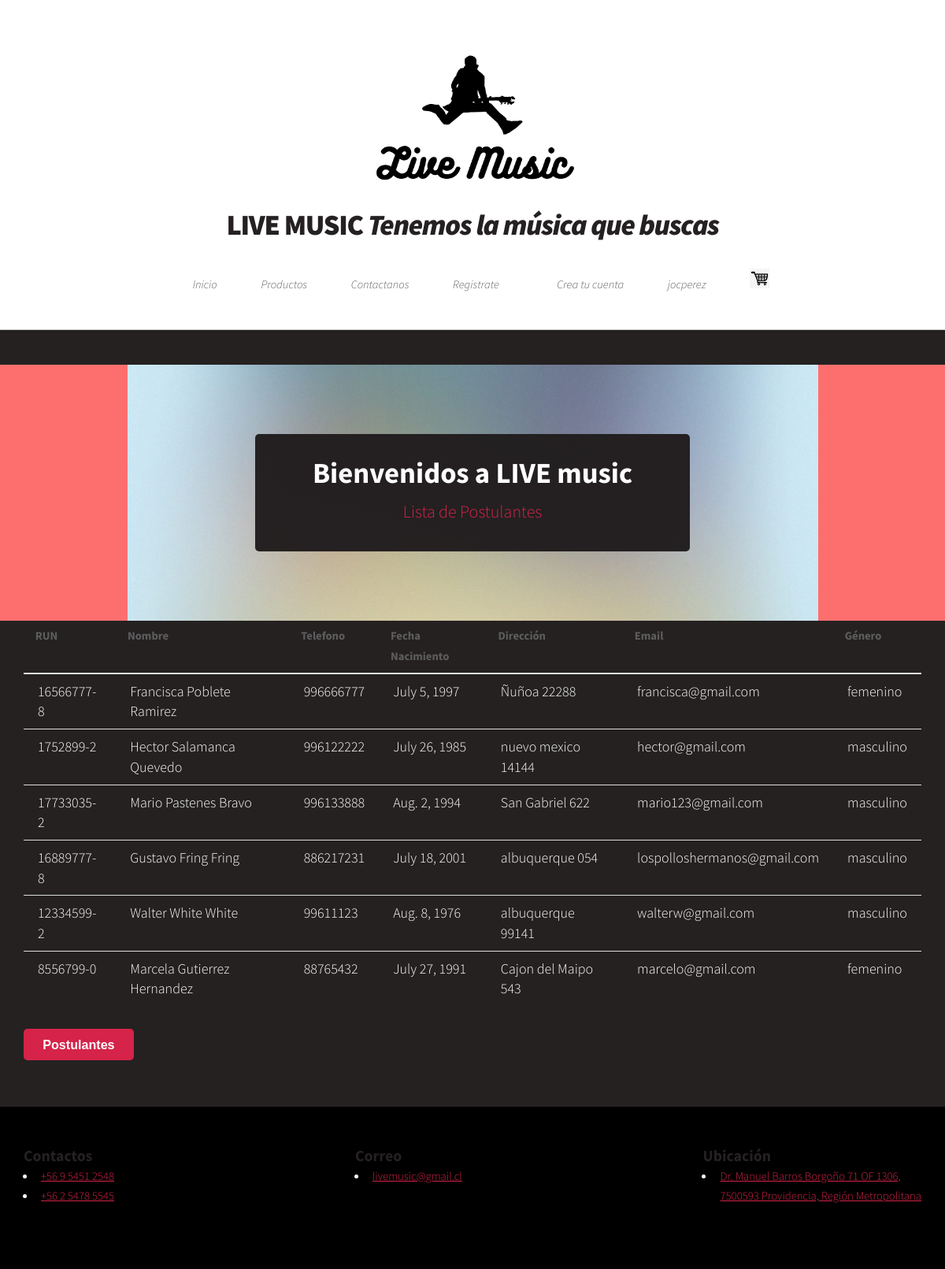
Page /listadoSQL (signed in) on the committed database.
### demo/models.py (models this page shows, shortened)
class Postulante(models.Model):
    rut              = models.CharField(primary_key=True, max_length=10)
    nombre           = models.CharField(max_length=20)
    apellido_paterno = models.CharField(max_length=20)
    apellido_materno = models.CharField(max_length=20)
    fecha_nacimiento = models.DateField(blank=False, null=False)
    id_genero        = models.ForeignKey('Genero',on_delete=models.CASCADE, db_column='idGenero')
    telefono         = models.CharField(max_length=45)
    email            = models.EmailField(unique=True, max_length=100, blank=True, null=True)
    direccion        = models.CharField(max_length=50, blank=True, null=True)
    activo           = models.IntegerField()
    def __str__(self):
        return str(self.nombre)+" "+str(self.apellido_paterno)

class Genero(models.Model):
    id_genero  = models.AutoField(db_column='idGenero', primary_key=True)
    genero     = models.CharField(max_length=20, blank=False, null=False)

### demo/views.py (the view)
# urls.py: path('listadoSQL', views.listadoSQL, name='listadoSQL'),
def listadoSQL(request):
    demo = Postulante.objects.all()
    print(demo)
    context={"demo": demo}
    return render(request, 'demo/listadoSQL.html', context)

### demo/templates/demo/listadoSQL.html (shortened to what this page needs)
{% extends "demo/base.html" %}
{%block content %}
          <section id="banner">
            <header>
                <h2>Bienvenidos a LIVE music</h2>
                <p> Lista de Postulantes</p>
            </header>
        </section>
  <section >
        <div class="container" >
            <table class="table table-striped table-dark">
                      {%if demo%}
              <thead>
                <tr>
                  <th scope="col">RUN</th>
                  <th scope="col">Nombre</th>
                  <th scope="col">Telefono</th>
                  <th scope="col">Fecha Nacimiento</th>
                  <th scope="col">Dirección</th>
                  <th scope="col">Email</th>
                  <th scope="col">Género</th>
                </tr>
              </thead>
              <tbody>
                  {% for postulante in demo %}
                  <tr>
                      <td>{{postulante.rut}}</td>
                      <td>{{postulante.nombre}} {{postulante.apellido_paterno}} {{postulante.apellido_materno}}</td>
                      <td>{{postulante.telefono}}</td>
                      <td>{{postulante.fecha_nacimiento}}</td>
                      <td>{{postulante.direccion}}</td>
                      <td>{{postulante.email}}</td>
                      <td>{{postulante.id_genero.genero}}</td>
                  </tr>
                  {% endfor %}
              {% endif %}
              </tbody>
            </table>
            <a href="{% url 'crud'%}">
              <button class ="btn btn-info">Postulantes</button>
              <br><br>
              </a>
  </section>
    {%endblock%}

### demo/templates/demo/base.html (shortened to what this page needs)
{% load static %}
<!DOCTYPE HTML>
<html>
	<head>
		<link rel="stylesheet" href={% static "/css/main.css" %} />
	</head>
	<div id="page-wrapper">
		<body class="is-preload">
			<div id="page-wrapper">
			<div id="header">
				<img src="{% static 'images/logoempresa2.png' %}" alt="" style="height: 200px;">
					<h1><a href="#" id="logo">LIVE MUSIC <em>Tenemos la música que buscas</em></a></h1>
				<nav id="nav">
				  <ul>
					<li ><a href="/">Inicio</a></li>
					  <li>
						<a href="carrito">Productos</a>
					  </li>
					<li ><a href="{% url 'contactanos'%}">Contactanos</a></li>
					<li ><a href="{% url 'registro'%}">Registrate</a></li>
					<li>
						<li ><a href="{% url 'signup'%}">Crea tu cuenta</a></li>
					  <li>
					  {% if user.is_authenticated %}
					  <a href="{% url 'crud'%}">{{user.username}}</a>
					  {% else %}
					  <li {%if clase == 'login'%}
					  class="current" {%endif%} class="nav-item">
						<a href="{% url 'login'%}">Login</a>
						</li>
					  {% endif %}
					</li>
					<li ><a href="{% url 'comprar'%}"><img src="{% static 'images/car.jpeg' %}" id="img-carrito" alt="" style="align-content: center;" width="25" height="25"></a>
					</li>
				  </ul>
				</nav>
			</div>
			{% block content %}{% endblock %}
	<footer id="footer-inicio" class="footer">
        <div class="footer-content container">
            <div class="link">
                <h3>Contactos</h3>
                <ul>
                    <li><a href="#">+56 9 5451 2548</a></li>
                    <li><a href="#">+56 2 5478 5545</a></li>
                </ul>
            </div>
            <div class="link">
                <h3>Correo</h3>
                <ul>
                    <li><a href="#">livemusic@gmail.cl</a></li>
                </ul>
            </div>
            <div class="link">
                <h3>Ubicación</h3>
                <ul>
                    <li><a href="#">Dr. Manuel Barros Borgoño 71 OF 1306,
                                    <br>7500593 Providencia, Región Metropolitana</a></li>
            </div>
        </div>
    </footer>
	</body>
</html>

### demo/templates/demo/listadoSQL.html (style rules this page uses)
body { background-color: rgb(37, 33, 33); }
td { color:white; font-size: 18px; }

### demo/templates/demo/base.html (style rules this page uses)
.footer { padding: 50px 0; background-color: #000000; color: white; }
.footer-content { display: flex; justify-content: space-between; }

### rows in the picture
Postulante: rut "16566777-8", nombre "Francisca", apellido_paterno "Poblete", apellido_materno "Ramirez", telefono "996666777", fecha_nacimiento "July 5, 1997", direccion "Ñuñoa 22288", email "francisca@gmail.com", id_genero.genero "femenino"
Postulante: rut "1752899-2", nombre "Hector", apellido_paterno "Salamanca", apellido_materno "Quevedo", telefono "996122222", fecha_nacimiento "July 26, 1985", direccion "nuevo mexico 14144", email "hector@gmail.com", id_genero.genero "masculino"
Postulante: rut "17733035-2", nombre "Mario", apellido_paterno "Pastenes", apellido_materno "Bravo", telefono "996133888", fecha_nacimiento "Aug. 2, 1994", direccion "San Gabriel 622", email "mario123@gmail.com", id_genero.genero "masculino"
Postulante: rut "16889777-8", nombre "Gustavo", apellido_paterno "Fring", apellido_materno "Fring", telefono "886217231", fecha_nacimiento "July 18, 2001", direccion "albuquerque 054", email "lospolloshermanos@gmail.com", id_genero.genero "masculino"
Postulante: rut "12334599-2", nombre "Walter", apellido_paterno "White", apellido_materno "White", telefono "99611123", fecha_nacimiento "Aug. 8, 1976", direccion "albuquerque 99141", email "walterw@gmail.com", id_genero.genero "masculino"
Postulante: rut "8556799-0", nombre "Marcela", apellido_paterno "Gutierrez", apellido_materno "Hernandez", telefono "88765432", fecha_nacimiento "July 27, 1991", direccion "Cajon del Maipo 543", email "marcelo@gmail.com", id_genero.genero "femenino"

### other values in the picture
{{ user.username }} "jocperez"
